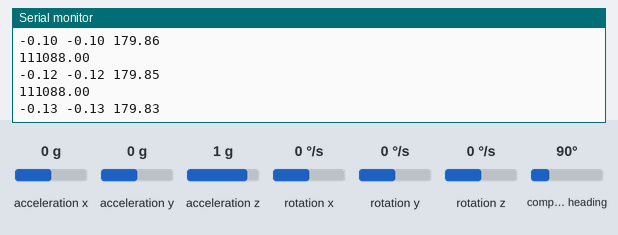
Bench run of a sketch on a simulated Arduino Uno, built with avr-gcc and run on an emulated ATmega328P. Shown: the last lines printed to the serial monitor. Inputs (shaded band) come from the test bench; at power-on: acceleration x 0 g, acceleration y 0 g, acceleration z 1 g, rotation x 0 °/s, rotation y 0 °/s, rotation z 0 °/s, compass heading 90°.

Above: at 1.2 s.
1.3 s: acceleration x set to -1.4 g
At 1.34 s:
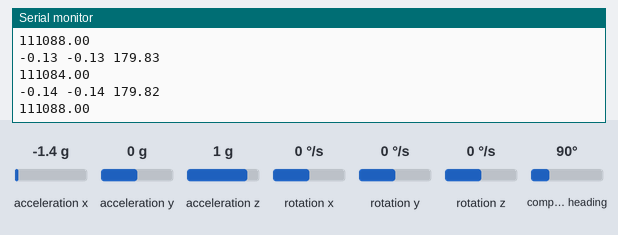
2.8 s: acceleration y set to -1.4 g
At 2.89 s:
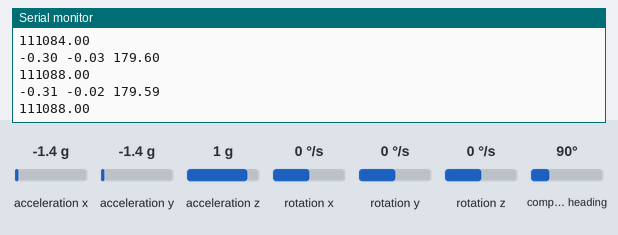
4.3 s: acceleration z set to -1.4 g
At 4.34 s:
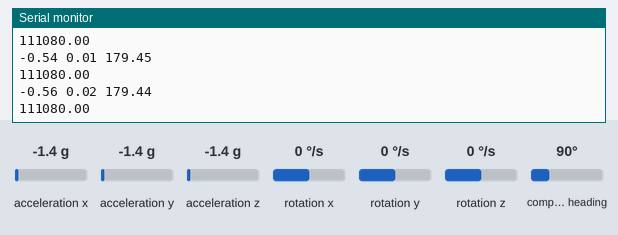
5.8 s: rotation x set to -192 °/s
At 5.89 s:
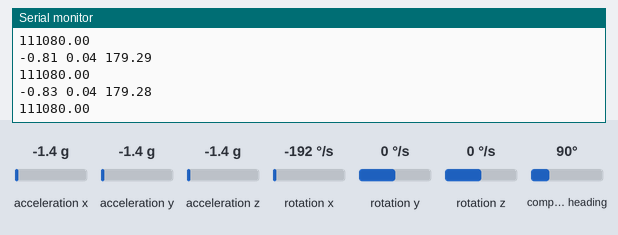
7.3 s: rotation y set to -192 °/s
At 7.34 s:
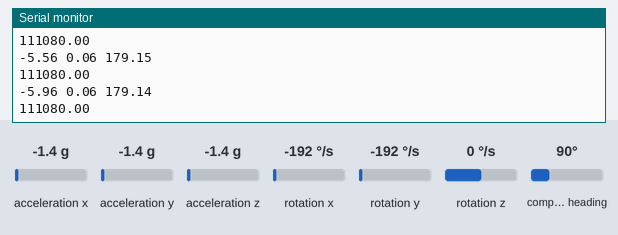
Timing chart, 0 to 9.8 s (numbered marks = the images above; inputs shaded):
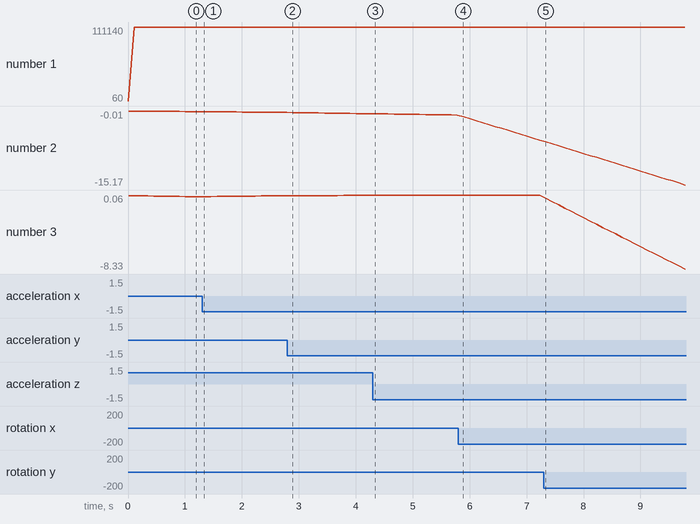

The sketch:

SCFeb62019.ino
```cpp
// (licence header left out)
/* Siddharth Chandra Feb 4, 2019
 *
 *  Trying to implement Madgwick filter file with our current set up
 */

#include "MPU9250.h"
#include <math.h>
#include "MadgwickAHRS.h" // madwick filter implementation

Madgwick mad; //global filter variable

MPU9250 IMU0(SPI,10);
MPU9250 IMU1(SPI,9);
MPU9250 IMU2(SPI,15);

int numIMUs = 1; //number of IMUs currently in use (for testing/debugging)

int status0;
int status1;
int status2;

double omega[][3] = { {0,0,0}, {0,0,0}, {0,0,0} }; //gyrocope data
double accel[][3] = { {0,0,0}, {0,0,0}, {0,0,0} }; //accelerometer data
double mx[][3]    = { {0,0,0}, {0,0,0}, {0,0,0} }; //mag data
double theta[][3] = { {0,0,0}, {0,0,0}, {0,0,0} }; //3D angle

double accel_angle[][3] = { {0,0,0}, {0,0,0}, {0,0,0} };
double theta_comp[][3] = { {0,0,0}, {0,0,0}, {0,0,0} };

double accel_angle_offset_2axis[][3] = { {3.2,-0.35,0}, {0,0,0}, {0,0,0} };
double accel_angle_offset_3axis[][3] = { {3.1,-0.35,0}, {0,0,0}, {0,0,0} };

long newTime = 0;
long lastTime = 0;

const double rad2deg = 180 / PI;
double gain_comp = 0.99; //0.95;

void setup() {

  Serial.begin(38400);
  while(!Serial) {}

  status0 = IMU0.begin();
  if (status0 < 0) {
    Serial.println("IMU initialization unsuccessful");
    Serial.println("Check IMU0 wiring or try cycling power");
    Serial.print("Status 0: ");
    Serial.println(status0);
    while(1) {}
  }

//  status1 = IMU1.begin();
//  if (status1 < 0) {
//    Serial.println("IMU initialization unsuccessful");
//    Serial.println("Check IMU1 wiring or try cycling power");
//    Serial.print("Status 1: ");
//    Serial.println(status1);
//    while(1) {}
//  }

//  status2 = IMU2.begin();
//  if (status2 < 0) {
//    Serial.println("IMU initialization unsuccessful");
//    Serial.println("Check IMU2 wiring or try cycling power");
//    Serial.print("Status 2: ");
//    Serial.println(status2);
//    while(1) {}
//  }

//function that calibrates sensors
//  calibration();

}

void loop() {

  newTime=micros();

  float delta = (newTime - lastTime);

  Serial.println(delta); //printing out the time step

  for(int imu = 0; imu < numIMUs; imu++){

    updateIMU(imu);

//    accel_angle[imu][0] = atan2(-accel[imu][1], sqrt( pow(accel[imu][0],2) + pow(accel[imu][2],2) )) * rad2deg + accel_angle_offset_3axis[imu][0];
//    accel_angle[imu][1] = atan2( accel[imu][0], sqrt( pow(accel[imu][1],2) + pow(accel[imu][2],2) )) * rad2deg + accel_angle_offset_3axis[imu][1];
//
//    for(int i = 0; i < 3; i++){
//
//      theta[imu][i] = theta[imu][i] + omega[imu][i] * delta;
//      theta[imu][i] = imposeRange(theta[imu][i]);
//
//      theta_comp[imu][i] = gain_comp * (theta_comp[imu][i] + omega[imu][i] * delta) + (1 - gain_comp) * accel_angle[imu][i];

    }


/* PRINT STATEMENTS FOR DATA OUTPUT

  prints x,y,z angles for each IMU

*/
//  for(int imu = 0; imu < numIMUs; imu++){
//
//    Serial.print("IMU #");
//    Serial.print(imu);
//
//    Serial.print(" Theta_comp_X: ");
//    Serial.print(theta_comp[imu][0], 6);
//    Serial.print("\t");
//
//    Serial.print("Theta_comp_Y: ");
//    Serial.print(theta_comp[imu][1], 6);
//    Serial.print("\t");
//
////    Serial.print(" || ");
////
////    Serial.print(theta[imu][2], 6);
////    Serial.print("\t");
//  }


  //print the madgwick quaternion
//  mad.updateIMU(omega[0][0],omega[0][1],omega[0][2],accel[0][0],accel[0][1],accel[0][2]);
    mad.update(omega[0][0],omega[0][1],omega[0][2],accel[0][0],accel[0][1],accel[0][2],mx[0][0],mx[0][1],mx[0][2]);

//  Serial.print("Roll (deg): ");
  Serial.print(mad.getRoll());
//  Serial.print(" Pitch (deg): ");
Serial.print(" ");
  Serial.print(mad.getPitch());
//  Serial.print(" Yaw (deg): ");
Serial.print(" ");
  Serial.println(mad.getYaw());

//  Serial.print(" q1: ");
//  Serial.print(mad.q1);
//  Serial.print(" q2: ");
//  Serial.print(mad.q2);
//  Serial.print(" q3: ");
//  Serial.println(mad.q3);


  Serial.print("\n");
  delay(100);
  lastTime = newTime;
}

void updateIMU(int imu){

  if (imu == 0){
    IMU0.readSensor();

    omega[0][0] = IMU0.getGyroX_rads() * rad2deg; //gyro X (radians/second)
    omega[0][1] = IMU0.getGyroY_rads() * rad2deg; //gyro Y (radians/second)
    omega[0][2] = IMU0.getGyroZ_rads() * rad2deg; //gyro Z (radians/second)

//    Serial.print("Gyro X: ");
//    Serial.print(omega[0][0]);
//    Serial.print(" Gyro Y: ");
//    Serial.print(omega[0][1]);
//    Serial.print(" Gyro Z: ");
//    Serial.println(omega[0][2]);

    accel[0][0] = IMU0.getAccelX_mss(); //accl X
    accel[0][1] = IMU0.getAccelY_mss(); //accl Y
    accel[0][2] = IMU0.getAccelZ_mss(); //accl Z

//    Serial.print("Accel X: ");
//    Serial.print(accel[0][0]);
//    Serial.print(" Accel Y: ");
//    Serial.print(accel[0][1]);
//    Serial.print(" Accel Z: ");
//    Serial.println(accel[0][2]);


    mx[0][0] = IMU0.getMagX_uT(); //accl X
    mx[0][1] = IMU0.getMagY_uT(); //accl Y
    mx[0][2] = IMU0.getMagZ_uT(); //accl Z

//    Serial.print("MX X: ");
//    Serial.print(mx[0][0]);
//    Serial.print(" MX Y: ");
//    Serial.print(mx[0][1]);
//    Serial.print(" MX Z: ");
//    Serial.println(mx[0][2]);


  } else if (imu == 1){
    IMU1.readSensor();

    omega[1][0] = IMU1.getGyroX_rads() * rad2deg; //gyro X
    omega[1][1] = IMU1.getGyroY_rads() * rad2deg; //gyro Y
    omega[1][2] = IMU1.getGyroZ_rads() * rad2deg; //gyro Z

    accel[1][0] = IMU1.getAccelX_mss(); //accl X
    accel[1][1] = IMU1.getAccelY_mss(); //accl Y
    accel[1][2] = IMU1.getAccelZ_mss(); //accl Z

  } else if (imu == 2){
    IMU2.readSensor();

    omega[2][0] = IMU2.getGyroX_rads() * rad2deg; //gyro X
    omega[2][1] = IMU2.getGyroY_rads() * rad2deg; //gyro Y
    omega[2][2] = IMU2.getGyroZ_rads() * rad2deg; //gyro Z

    accel[2][0] = IMU2.getAccelX_mss(); //accl X
    accel[2][1] = IMU2.getAccelY_mss(); //accl Y
    accel[2][2] = IMU2.getAccelZ_mss(); //accl Z

  }
}

double imposeRange(double value){ //imposes -180 to 180 range
  if(value > 180 || value < -180){
    value *= -1;
  }
  return value;
}


/*
 * calibration
 * inputs: none
 * outputs: none
 * purpose: to run calibration methods on the sensors and set the appropriate biases
 *
 * Feb62019 -- setting up the magnetomter calibration
 */
void calibration()
{
  //mag calibration
  Serial.println("Starting mag calibration");
  if(IMU0.calibrateMag()) Serial.println("Successful calibration");
  Serial.print("BiasX: ");
  Serial.print(IMU0.getMagBiasX_uT());
  Serial.print(" ");
  Serial.print("ScaleFactorX: ");
  Serial.println(IMU0.getMagScaleFactorX());

  Serial.print("BiasY: ");
  Serial.print(IMU0.getMagBiasY_uT());
  Serial.print(" ");
  Serial.print("ScaleFactorY: ");
  Serial.println(IMU0.getMagScaleFactorY());

  Serial.print("BiasZ: ");
  Serial.print(IMU0.getMagBiasZ_uT());
  Serial.print(" ");
  Serial.print("ScaleFactorZ: ");
  Serial.println(IMU0.getMagScaleFactorZ());


}
```

Measured:
- plotted number 1: 111080 → 111140 after the input at 7.3 s
- plotted number 2: -0.14 → -0.31 after the input at 1.3 s, -0.31 → -0.56 after the input at 2.8 s, -0.56 → -0.83 after the input at 4.3 s, -0.83 → -5.96 after the input at 5.8 s, -5.96 → -15.17 after the input at 7.3 s
